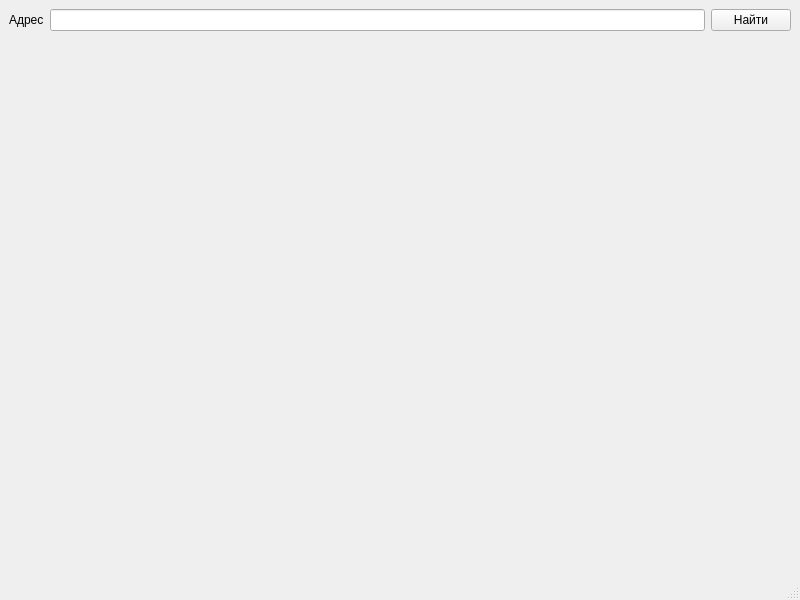
<?xml version="1.0" encoding="UTF-8"?>
<ui version="4.0">
 <class>MainWindow</class>
 <widget class="QMainWindow" name="MainWindow">
  <property name="geometry">
   <rect>
    <x>0</x>
    <y>0</y>
    <width>800</width>
    <height>600</height>
   </rect>
  </property>
  <property name="windowTitle">
   <string>MainWindow</string>
  </property>
  <widget class="QWidget" name="centralwidget">
   <layout class="QHBoxLayout" name="horizontalLayout">
    <item>
     <layout class="QGridLayout" name="gridLayout">
      <item row="2" column="1" colspan="3">
       <widget class="QLabel" name="mapImage">
        <property name="focusPolicy">
         <enum>Qt::StrongFocus</enum>
        </property>
        <property name="text">
         <string/>
        </property>
       </widget>
      </item>
      <item row="1" column="1">
       <widget class="QLabel" name="label">
        <property name="text">
         <string>Адрес</string>
        </property>
       </widget>
      </item>
      <item row="1" column="2">
       <widget class="QLineEdit" name="searchEdit"/>
      </item>
      <item row="1" column="3">
       <widget class="QPushButton" name="search">
        <property name="text">
         <string>Найти</string>
        </property>
       </widget>
      </item>
     </layout>
    </item>
   </layout>
  </widget>
  <widget class="QStatusBar" name="statusbar"/>
 </widget>
 <resources/>
 <connections/>
</ui>
